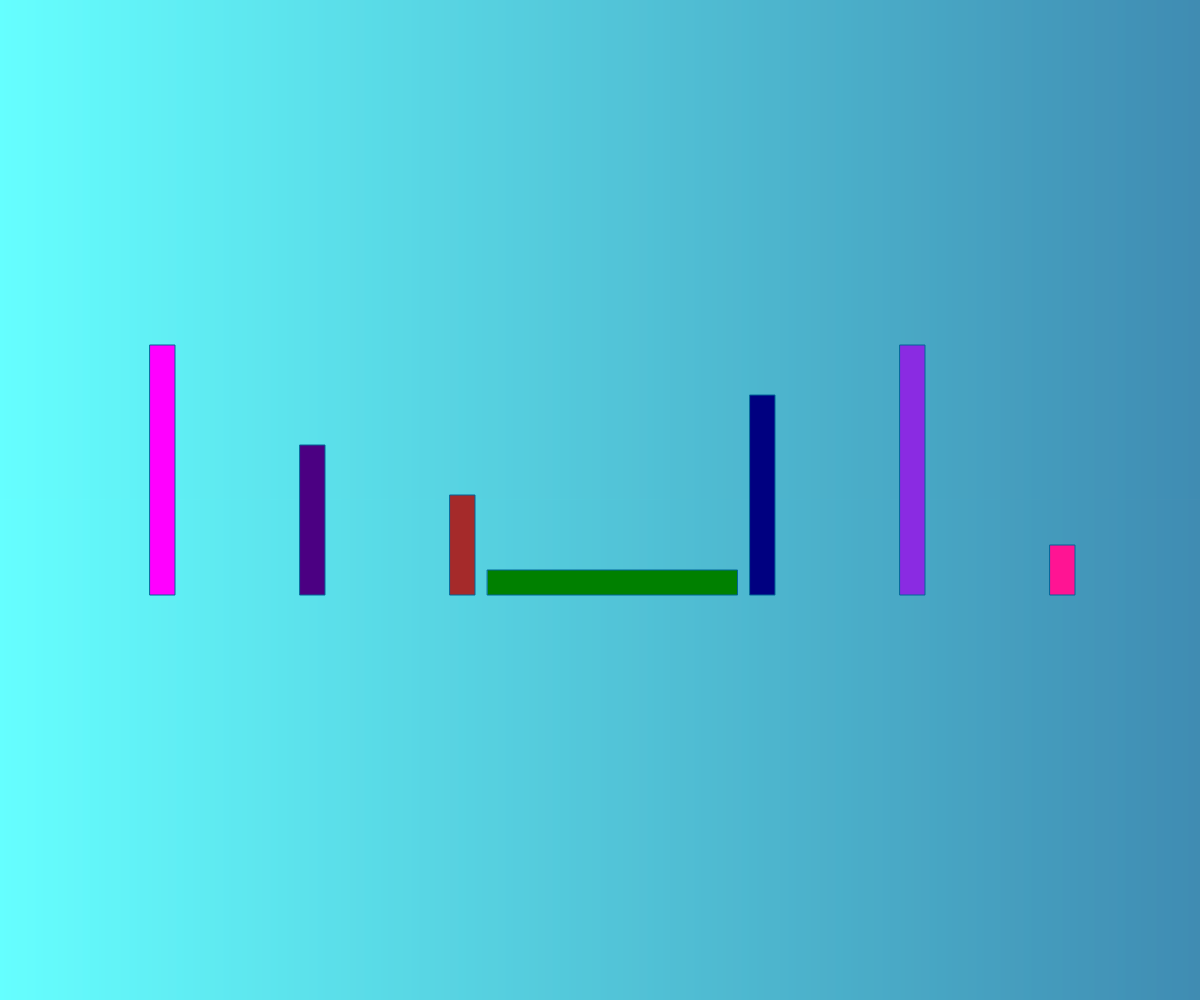
Frame 1 (no input)
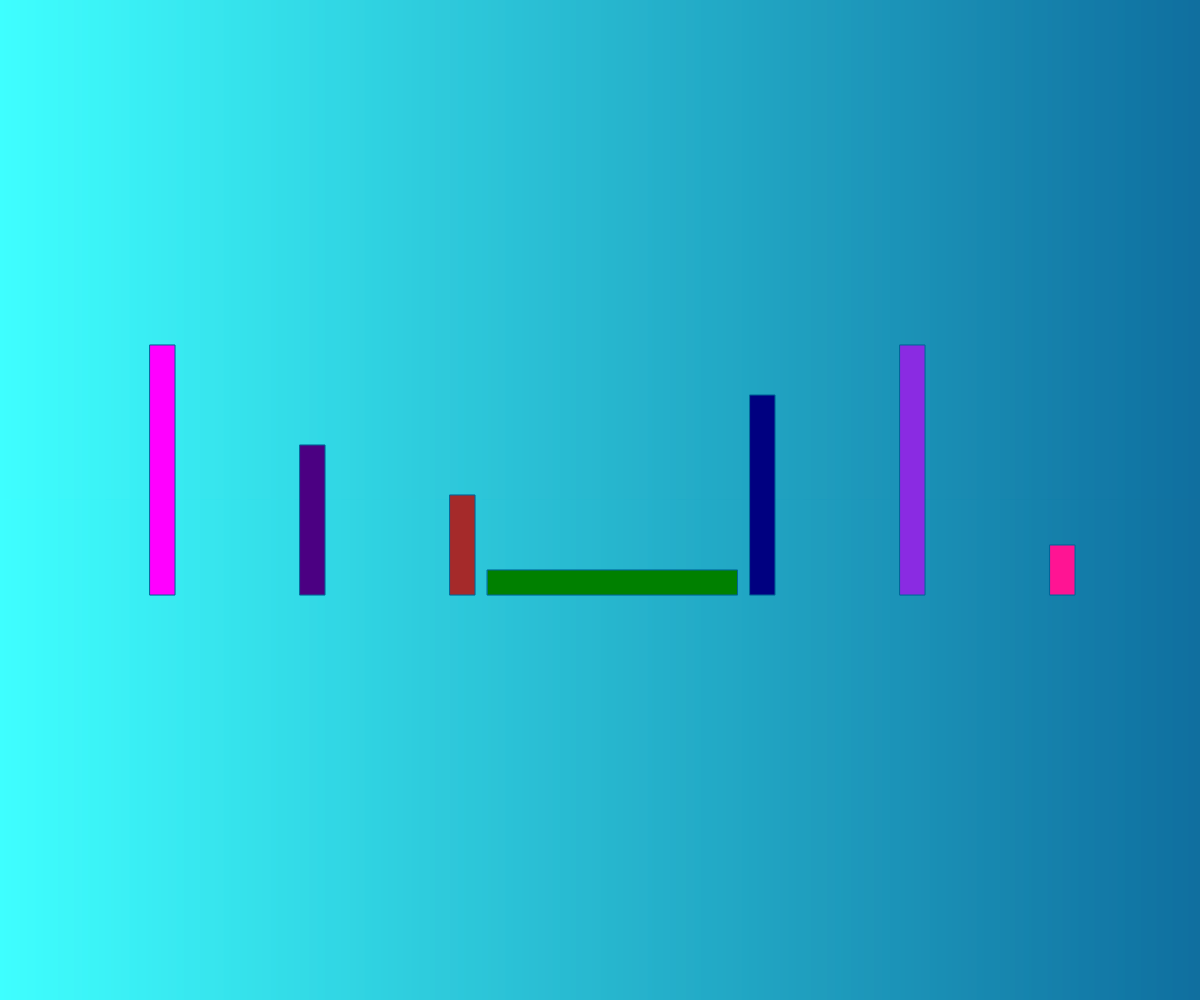
Frame 2 (the mouse pressed at the canvas centre, redrawn once)

The p5.js sketch that drew these frames (run headless with seeded random() and noise() and a simulated clock; the mouse was pressed at the canvas centre and the sketch redrawn once):

// p5.js sketch
// ── sketch.js
const Y_AXIS = 1;
const X_AXIS = 2;
let b1, b2, c1, c2;
//Buildings
let h1,h2,h3,h4,h5,h6,h7;

function setup() {
  createCanvas(windowWidth, windowHeight);

  // Define colors
  b1 = color(255);
  b2 = color(0);
  c1 = color(51, 255, 255);
  c2 = color(0, 102, 153);

  h1=new Building();
  h1.height=60;
  h1.position=3;
  h1.floors=30;

  h2=new Building();
  h3=new Building();
  h4=new Building();
  h5=new Building();
  h6=new Building();
  h7=new Building();
  /*this.height=10;
      this.position=1;    
      this.width=25;
      this.floors=10;
      */

  noLoop();
}

function draw() {
  setGradient(0,0, width, height, c1, c2, X_AXIS);
  //fill("deeppink");

  h1.position=1;
  h1.floors=5;

  fill("magenta");
  h1.display();

  h2.position=2;
  h2.floors=3;

  fill("indigo");
  h2.display();

  h3.position=3;
  h3.floors=2;
  fill("brown");
  h3.display();

  h4.position=5;
  h4.floors=4;
  fill("navy");
  h4.display();

  h5.position=6;
  h5.floors=5;
  fill("blueviolet");
  h5.display();

  h6.position=7;
  h6.floors=1;
  fill("deeppink");
  h6.display();


  h7.position=3.25;
  h7.floors=0.5;
  h7.width=250;
  fill("green");

  h7.display();


  
 }


function setGradient(x, y, w, h, c1, c2, axis) {
  noFill();

  if (axis === Y_AXIS) {
    // Top to bottom gradient
    for (let i = y; i <= y + h; i++) {
      let inter = map(i, y, y + h, 0, 1);
      let c = lerpColor(c1, c2, inter);
      stroke(c);
      line(x, i, x + w, i);
    }
  } else if (axis === X_AXIS) {
    // Left to right gradient
    for (let i = x; i <= x + w; i++) {
      let inter = map(i, x, x + w, 0, 1);
      let c = lerpColor(c1, c2, inter);
      stroke(c);
      line(i, y, i, y + h);
    }
  }
}

// ── Building.js
class Building{
    constructor()
    {
      this.height=10;
      this.position=1;    
      this.yPosition=490;
      this.width=25;
      this.floors=10;
      
      //Each floor is approximately equal to 12 feet
      //If a building has 3 floors it would be 3*12=36 feet high.
      this.building_height=this.floors*12;
      
    }  
    display()
    {
     this.height=this.floors*50;
     this.yPosition=595-(this.height);
      //this.xPosition=395-(this.height);
     this.xPosition=this.position*150;
     rect(this.xPosition,this.yPosition, this.width, this.height); 
     //fill("violet");
    }  
    
  }
  
